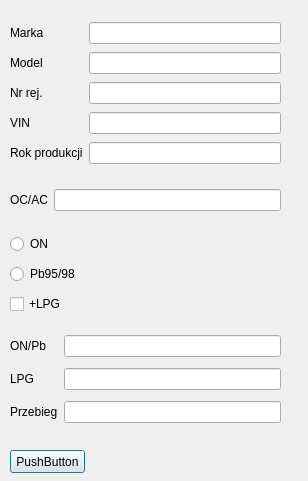
<?xml version="1.0" encoding="UTF-8"?>
<ui version="4.0">
 <class>Dialog</class>
 <widget class="QDialog" name="Dialog">
  <property name="geometry">
   <rect>
    <x>0</x>
    <y>0</y>
    <width>308</width>
    <height>481</height>
   </rect>
  </property>
  <property name="windowTitle">
   <string>Dialog</string>
  </property>
  <widget class="QWidget" name="gridLayoutWidget">
   <property name="geometry">
    <rect>
     <x>10</x>
     <y>20</y>
     <width>271</width>
     <height>151</height>
    </rect>
   </property>
   <layout class="QGridLayout" name="gridLayout">
    <item row="2" column="0">
     <widget class="QLabel" name="label_3">
      <property name="text">
       <string>Nr rej.</string>
      </property>
     </widget>
    </item>
    <item row="0" column="0">
     <widget class="QLabel" name="label">
      <property name="text">
       <string>Marka</string>
      </property>
     </widget>
    </item>
    <item row="1" column="0">
     <widget class="QLabel" name="label_2">
      <property name="text">
       <string>Model</string>
      </property>
     </widget>
    </item>
    <item row="3" column="0">
     <widget class="QLabel" name="label_4">
      <property name="text">
       <string>VIN</string>
      </property>
     </widget>
    </item>
    <item row="0" column="1">
     <widget class="QLineEdit" name="lineEdit"/>
    </item>
    <item row="1" column="1">
     <widget class="QLineEdit" name="lineEdit_2"/>
    </item>
    <item row="2" column="1">
     <widget class="QLineEdit" name="lineEdit_3"/>
    </item>
    <item row="3" column="1">
     <widget class="QLineEdit" name="lineEdit_4"/>
    </item>
    <item row="4" column="0">
     <widget class="QLabel" name="label_7">
      <property name="text">
       <string>Rok produkcji</string>
      </property>
     </widget>
    </item>
    <item row="4" column="1">
     <widget class="QLineEdit" name="lineEdit_7"/>
    </item>
   </layout>
  </widget>
  <widget class="QWidget" name="gridLayoutWidget_2">
   <property name="geometry">
    <rect>
     <x>10</x>
     <y>180</y>
     <width>271</width>
     <height>41</height>
    </rect>
   </property>
   <layout class="QGridLayout" name="gridLayout_2">
    <item row="0" column="0">
     <widget class="QLabel" name="label_5">
      <property name="text">
       <string>OC/AC</string>
      </property>
     </widget>
    </item>
    <item row="0" column="1">
     <widget class="QLineEdit" name="lineEdit_5"/>
    </item>
   </layout>
  </widget>
  <widget class="QWidget" name="gridLayoutWidget_3">
   <property name="geometry">
    <rect>
     <x>10</x>
     <y>230</y>
     <width>271</width>
     <height>91</height>
    </rect>
   </property>
   <layout class="QGridLayout" name="gridLayout_3">
    <item row="0" column="0">
     <widget class="QRadioButton" name="radioButton">
      <property name="text">
       <string>ON</string>
      </property>
     </widget>
    </item>
    <item row="1" column="0">
     <widget class="QRadioButton" name="radioButton_2">
      <property name="text">
       <string>Pb95/98</string>
      </property>
     </widget>
    </item>
    <item row="2" column="0">
     <widget class="QCheckBox" name="checkBox">
      <property name="text">
       <string>+LPG</string>
      </property>
     </widget>
    </item>
   </layout>
  </widget>
  <widget class="QPushButton" name="pushButton">
   <property name="geometry">
    <rect>
     <x>10</x>
     <y>450</y>
     <width>75</width>
     <height>23</height>
    </rect>
   </property>
   <property name="text">
    <string>PushButton</string>
   </property>
  </widget>
  <widget class="QWidget" name="gridLayoutWidget_4">
   <property name="geometry">
    <rect>
     <x>10</x>
     <y>330</y>
     <width>271</width>
     <height>101</height>
    </rect>
   </property>
   <layout class="QGridLayout" name="gridLayout_4">
    <item row="0" column="0">
     <widget class="QLabel" name="label_6">
      <property name="text">
       <string>ON/Pb</string>
      </property>
     </widget>
    </item>
    <item row="1" column="0">
     <widget class="QLabel" name="label_8">
      <property name="text">
       <string>LPG</string>
      </property>
     </widget>
    </item>
    <item row="0" column="1">
     <widget class="QLineEdit" name="lineEdit_6"/>
    </item>
    <item row="1" column="1">
     <widget class="QLineEdit" name="lineEdit_8"/>
    </item>
    <item row="2" column="0">
     <widget class="QLabel" name="label_9">
      <property name="text">
       <string>Przebieg</string>
      </property>
     </widget>
    </item>
    <item row="2" column="1">
     <widget class="QLineEdit" name="lineEdit_9"/>
    </item>
   </layout>
  </widget>
 </widget>
 <resources/>
 <connections/>
</ui>
